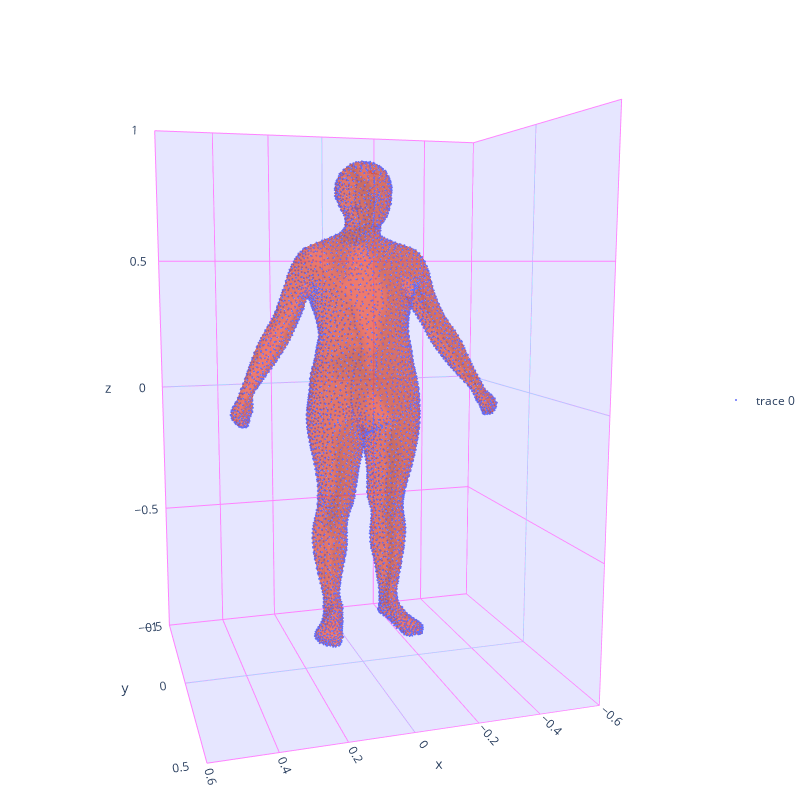
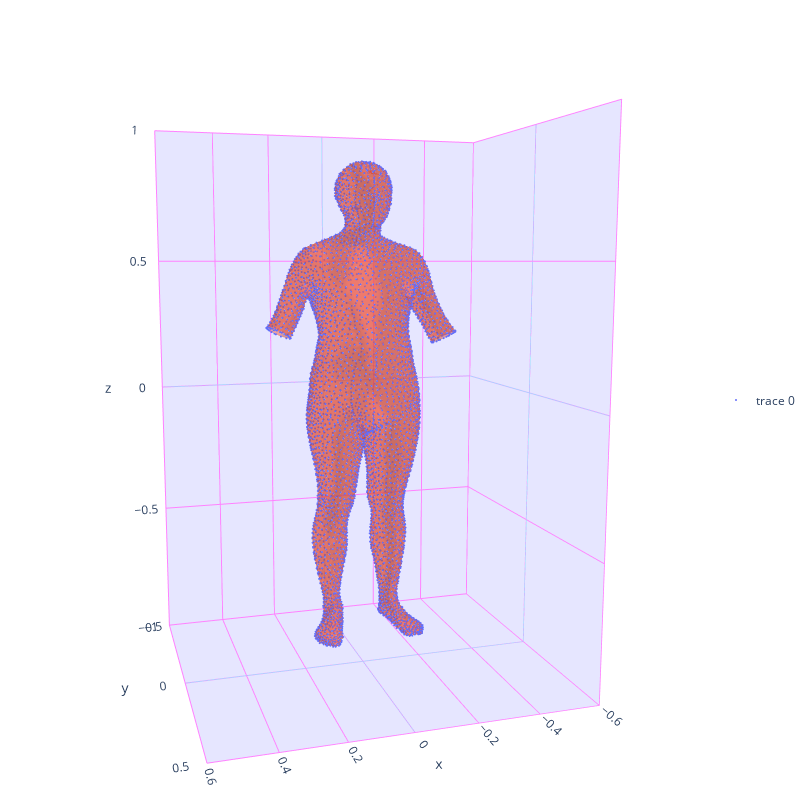

Write notebook code for charts like these, in order.
### Code cell
# Execution time on Intel 7300HQ (Lenovo IdeaPad 720s-15ikb): 208 ms ± 10.6 ms

model_URL = 'model.obj'
joints_URL = 'joints.obj'
result_URL = 'no_hands.obj'  # where to save model with no hands

scr_x = 800  # Figure width
scr_y = scr_x  # Figure height


def main(show=True):
    
    m_points, m_faces = load_model(model_URL)
    m_joints = load_joints(joints_URL)
    if show:
        show3d([m_points, m_faces])
        
    no_hands = remove_hands(m_points, m_faces, m_joints)
    result = remove_extra_points(*no_hands)
    if show:
        show3d(result)
        
    write_obj(*result, path=result_URL)


main(show=True)

### Figure 1 — Plotly figure (JSON) as saved in the notebook; plotly's stock layout.template omitted (floating-point values rounded to 4 significant figures; data arrays with more than 128 entries replaced by an {"elided": "..."} marker saying what was removed)
{"data": [{"marker": {"size": 0.7}, "mode": "markers", "type": "scatter3d", "x": {"elided": "6449 float values"}, "y": {"elided": "6449 float values"}, "z": {"elided": "6449 float values"}}, {"i": {"elided": "12894 int values"}, "j": {"elided": "12894 int values"}, "k": {"elided": "12894 int values"}, "opacity": 0.5, "type": "mesh3d", "x": {"elided": "6449 float values"}, "y": {"elided": "6449 float values"}, "z": {"elided": "6449 float values"}}], "layout": {"height": 800, "legend": {"x": 1, "y": 0.5}, "margin": {"b": 0, "l": 10, "r": 10, "t": 0}, "scene": {"aspectratio": {"x": 0.8, "y": 0.7, "z": 1.2}, "camera": {"eye": {"x": 0.6, "y": 2, "z": 0.3}}, "xaxis": {"backgroundcolor": "rgb(230, 230,1000)", "gridcolor": "rgb(255, 130, 255)", "range": [-0.6, 0.6], "showbackground": true, "zerolinecolor": "rgb(120, 255, 255)"}, "yaxis": {"backgroundcolor": "rgb(230, 230,1000)", "gridcolor": "rgb(255, 130, 255)", "range": [-0.5, 0.5], "showbackground": true, "zerolinecolor": "rgb(120, 255, 255)"}, "zaxis": {"backgroundcolor": "rgb(230, 230,1000)", "gridcolor": "rgb(255, 130, 255)", "range": [-1, 1], "showbackground": true, "zerolinecolor": "rgb(120, 255, 255)"}}, "showlegend": true, "width": 800}}

### Figure 2 — Plotly figure (JSON) as saved in the notebook; plotly's stock layout.template omitted (floating-point values rounded to 4 significant figures; data arrays with more than 128 entries replaced by an {"elided": "..."} marker saying what was removed)
{"data": [{"marker": {"size": 0.7}, "mode": "markers", "type": "scatter3d", "x": {"elided": "5809 float values"}, "y": {"elided": "5809 float values"}, "z": {"elided": "5809 float values"}}, {"i": {"elided": "11566 int values"}, "j": {"elided": "11566 int values"}, "k": {"elided": "11566 int values"}, "opacity": 0.5, "type": "mesh3d", "x": {"elided": "5809 float values"}, "y": {"elided": "5809 float values"}, "z": {"elided": "5809 float values"}}], "layout": {"height": 800, "legend": {"x": 1, "y": 0.5}, "margin": {"b": 0, "l": 10, "r": 10, "t": 0}, "scene": {"aspectratio": {"x": 0.8, "y": 0.7, "z": 1.2}, "camera": {"eye": {"x": 0.6, "y": 2, "z": 0.3}}, "xaxis": {"backgroundcolor": "rgb(230, 230,1000)", "gridcolor": "rgb(255, 130, 255)", "range": [-0.6, 0.6], "showbackground": true, "zerolinecolor": "rgb(120, 255, 255)"}, "yaxis": {"backgroundcolor": "rgb(230, 230,1000)", "gridcolor": "rgb(255, 130, 255)", "range": [-0.5, 0.5], "showbackground": true, "zerolinecolor": "rgb(120, 255, 255)"}, "zaxis": {"backgroundcolor": "rgb(230, 230,1000)", "gridcolor": "rgb(255, 130, 255)", "range": [-1, 1], "showbackground": true, "zerolinecolor": "rgb(120, 255, 255)"}}, "showlegend": true, "width": 800}}
